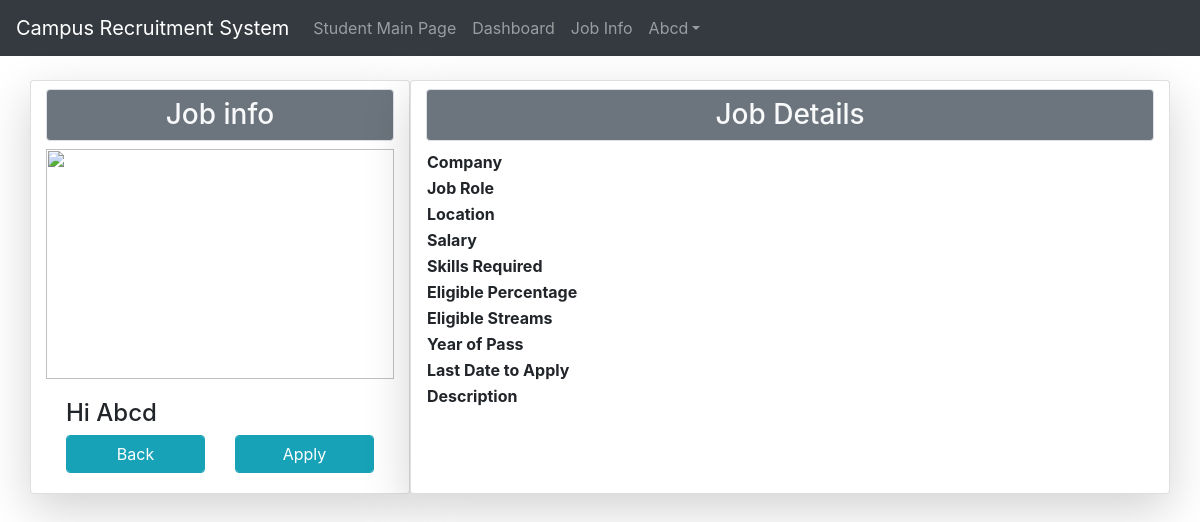
The app's page /viewjob/ (signed in), older data.
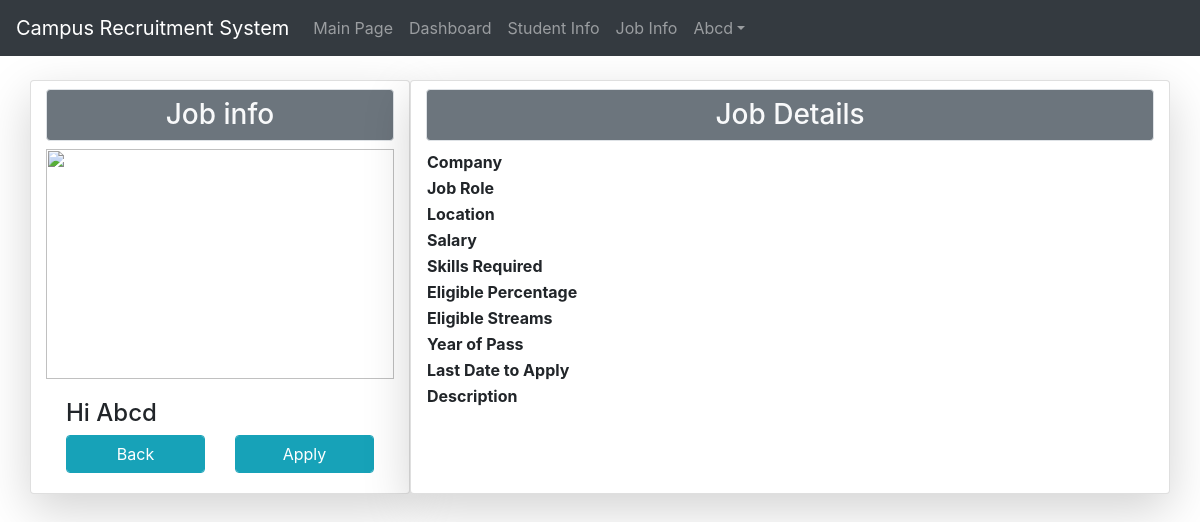
The same page, newer data.
### RevisedApp/models.py (models this page shows)
class User(AbstractUser):
	t=[('CSE','CSE'),('ECE','ECE'),('CIVIL','CIVIL'),('Mechanical','Mechanical'),('EEE','EEE'),('MBA','MBA')]
	y=[('III','III'),('IV','IV')]
	rollno=models.CharField(default='17AK1A000',max_length=10)
	dob=models.DateField(null=True)
	year=models.CharField(choices=y,max_length=5,null=True)
	dept=models.CharField(choices=t,max_length=12,null=True)
	phone_no=models.IntegerField(null=True)
	percentage=models.IntegerField(null=True)
	backlogs=models.IntegerField(null=True)
	pass_year=models.IntegerField(null=True)
	address=models.CharField(max_length=250,null=True)
	r=[(1,'coordinator'),(2,'Student'),(3,'Guest')]
	role=models.IntegerField(choices=r,default=2)

### RevisedApp/views.py (the view)
# urls.py: path('viewjob/',views.viewjob,name='view')
def viewjob(request):
	return render(request,'html/viewjob.html')

### RevisedApp/templates/html/viewjob.html (shortened to what this page needs)
{% extends 'html/base.html' %}
{% block content %}
<div class="container">
	<div class="row">
	<div class="col-md-4 h-20 mt-4 card shadow-lg">
		<h3 class="p-2 bg-secondary text-center text-light border rounded my-2">Job info</h3>
		<img src="{{user.improfile.impf.url}}" height=230px width=100%>
		<div class="card-body">
			<h4>Hi {{user.username}}</h4>
			<div class="row">
				<div class="col">
					<a href="{% url 'dash' %}" class="form-control btn btn-info">Back</a>
				</div>
				{% if not user.is_superuser %}
				<div class="col">
					<a href="#" class="form-control btn btn-info">Apply</a>
				</div>
				{% endif %}
			</div>
		</div>
	</div>
	<div class="col-md-8 mt-4 card shadow-lg">
		<h3 class="p-2 bg-secondary text-center text-light border rounded my-2">Job Details</h3>
		<table>
			<tr>
				<th>Company</th>
				<th></th>
			</tr>
			<tr>
				<th>Job Role</th>
				<td></td>
			</tr>
			<tr>
				<th>Location</th>
				<th></th>
			</tr>
			<tr>
				<th>Salary</th>
				<td></td>
			</tr>
			<tr>
				<th>Skills Required</th>
				<td></td>
			</tr>
			<tr>
				<th>Eligible Percentage</th>
				<td></td>
			</tr>
			<tr>
				<th>Eligible Streams</th>
				<td></td>
			</tr>
			<tr>
				<th>Year of Pass</th>
				<td></td>
			</tr>
			<tr>
				<th>Last Date to Apply</th>
			    <td></td>
		    </tr>
		    <tr>
		    	<th>Description</th>
		    	<td></td>
		    </tr>
		</table>
	</div>
</div>
</div>
{% endblock %}

### RevisedApp/templates/html/navbar.html (shortened to what this page needs)
<nav class="navbar navbar-expand-md bg-dark navbar-dark">
  <a class="navbar-brand" href="{% url 'home' %}">Campus Recruitment System</a>
  <div class="collapse navbar-collapse" id="collapsibleNavbar">
    <ul class="navbar-nav">
      {% if not user.is_authenticated %}
      <li class="nav-item">
        <a class="nav-link" href="{% url 'home' %}">Home</a>
      </li>
      <li class="nav-item">
        <a class="nav-link" href="#">About</a>
      </li>
      <li class="nav-item">
        <a class="nav-link" href="{% url 'log' %}">Login/Register</a>
      </li>
      {% elif user.role == 1%}
      <li class="nav-item">
        <a class="nav-link" href="{% url 'main' %}">Main Page</a>
      </li>
      <li class="nav-item">
        <a class="nav-link" href="{% url 'dash' %}">Dashboard</a>
      </li>
      <li class="nav-item">
        <a class="nav-link" href="{% url 'perm' %}">Student Info</a>
      </li>
      <li class="nav-item">
        <a class="nav-link" href="{% url 'main' %}">Job Info</a>
      </li>
       <ul class="navbar-nav ml-auto" style="margin-right: 120px">
        {% if not user.is_authenticated %}
        <li class="nav-item">
          <a class="nav-link" href="{% url 'log' %}"> Login</a>
        </li>
        {% else %}
        <li class="dropdown">
          <a type="button" class="nav-link dropdown-toggle" data-toggle="dropdown">{{user.username}}</a>
        </li>
        {% endif %}
      </ul>
 {% elif user.role == 2%}
      <li class="nav-item">
        <a class="nav-link" href="{% url 'main' %}">Student Main Page</a>
      </li>
      <li class="nav-item">
        <a class="nav-link" href="{% url 'dash' %}">Dashboard</a>
      </li>
      <li class="nav-item">
        <a class="nav-link" href="{% url 'main' %}">Job Info</a>
      </li>
       <ul class="navbar-nav ml-auto" style="margin-right: 120px">
    {% if not user.is_authenticated %}
     <li class="nav-item">
      <a class="nav-link" href="{% url 'log' %}"> Login</a>
    </li>
    {% else %}
    <li class="dropdown">
        <a type="button" class="nav-link dropdown-toggle" data-toggle="dropdown">{{user.username}}</a>
</li>
{% endif %}
  </ul>
      {% endif %}
    </ul>
  </div>
</nav>

Row changes from the older to the newer data that the page shows:
changed User "Abcd": role 2 → 1 (drawn)
Text that changed along with them:
text no longer shown: "Student Main Page"
text now shown: "Main Page Student Info"
